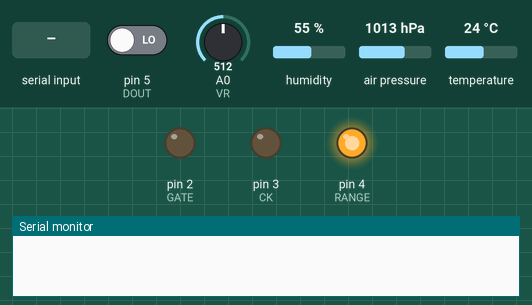
A sketch run on a simulated Arduino Uno, built for the host (arithmetic inside an expression is 32-bit, double 64-bit). Parts: output pins drawn as LEDs (lit = HIGH), the last lines printed to the serial monitor. The test bench sets the inputs (shaded band); at power-on: pin 5 (DOUT) LOW, A0 (VR) = 512, humidity 55 %, air pressure 1013 hPa, temperature 24 °C.

Above: at 1.3 s.
1.4 s: "s\n" received over Serial
At 4.3 s:
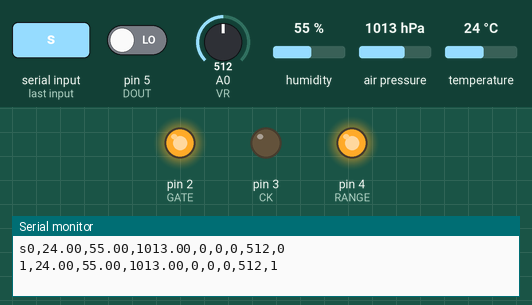
4.4 s: "t\n" received over Serial
Timing chart, 0 to 7.4 s (numbered marks = the images above; inputs shaded):
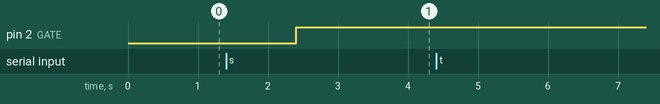

Measured:
- after the input at 1.4 s, pin 2 (GATE): LOW → HIGH after 1.0 s

The sketch:

SignalTraceNodeTHBC.ino
```cpp
// (licence header left out)
//================================================================================================//
// Include Files                                                                                  //
//================================================================================================//
#include <SPI.h>
#include <TimerOne.h>
#include "SparkFunBME280.h"

//================================================================================================//
// Global Variables                                                                               //
//================================================================================================//
// S9706センサ用
#define GATE  2               // 2番ピンをGate接続端子に設定
#define CK    3               // 3番ピンをCK接続端子に設定
#define RANGE 4               // 4番ピンをRange接続端子に設定
#define DOUT  5               // 5番ピンをDout接続端子に設定
#define VR    0               // 0番ピンを可変抵抗をつないだチャンネルに設定
int red,green,blue;           // RGB三色の変数を用意

// BME280センサ用
const int SPI_CS_PIN = 10;    // 10番ピンをチップセレクトに設定
BME280 sensor;                // "SparkFunBME280.h"に記載されたオブジェクト

// 周期データ取得用
int n = 0;                    // サンプルカウンタ変数
int start_bit = 0;            // サンプリング開始ビット
long sampling_time = 999999;  // サンプリング時間[us]

//================================================================================================//
// Setups                                                                                         //
//================================================================================================//
void setup(){
    // I/Oの初期化
    pinMode(GATE,OUTPUT);       // GATE接続端子は出力
    digitalWrite(GATE, LOW);    // GATE接続端子の初期値はLOW(光量積算をOFF)
    pinMode(CK,OUTPUT);         // CK接続端子は出力
    digitalWrite(CK, LOW);      // CK接続端子の初期値はLOW(クロックなしの時はLOW)
    pinMode(RANGE,OUTPUT);      // RANGE接続端子は出力
    digitalWrite(RANGE, HIGH);  // RANGNE接続端子はHIGH(高感度に設定)
    pinMode(DOUT,INPUT);        // DOUT接続端子は入力

    // BME280センサオブジェクトをSPI仕様にて初期化
    sensor.beginSPI(SPI_CS_PIN);

    // UARTの初期化
    Serial.begin(115200);       // ボーレートを115.2kbpsに設定

    // Timer1割込の設定
    Timer1.initialize(sampling_time); // サンプリングタイムを設定して初期化
    Timer1.attachInterrupt(flash);    // 割り込み関数を登録

    delay(100) ;                      // 0.1sec経過後開始
}

//================================================================================================//
// Timer Interrupt Funtion                                                                        //
//================================================================================================//
void flash() {
    int i, val;

    interrupts();                             // 次回の割り込みを許可(これがないと次のタイマ割り込み周期がずれる)

    if(start_bit == 1){
        Serial.print(n);                      // サンプルナンバーを送信

        // BME280センサデータを取得・送信
        Serial.print(",");
        Serial.print(sensor.readTempC(), 2);  // 気温データを取得・送信
        Serial.print(",");
        Serial.print(sensor.readFloatHumidity(), 2);        // 湿度データを取得・送信
        Serial.print(",");
        Serial.print(sensor.readFloatPressure()/100.0, 2);  // 気圧データを取得・送信

        // S9706センサデータを取得・送信
        val = analogRead(VR);                 // 測光時間用の可変抵抗器の読み込み
        digitalWrite(GATE, HIGH);             // 測光開始（光量の積算を開始）
        delay(val + 1);                       // 測光時間（valを代入し可変的に設定）
        digitalWrite(GATE, LOW);              // 測光終了（光量の積算を終了）
        delayMicroseconds(4);                 // 4マイクロ秒待機
        red=shiftIn();                        // 赤色情報を取得
        green=shiftIn();                      // 緑色情報を取得
        blue=shiftIn();                       // 青色情報を取得
        digitalWrite(GATE,HIGH);              // Gate端子をHighに戻す

        Serial.print(",");
        Serial.print(red, DEC);               // 赤色情報を送信
        Serial.print(",");
        Serial.print(green, DEC);             // 緑色情報を送信
        Serial.print(",");
        Serial.print(blue, DEC);              // 青色情報を送信
        Serial.print(",");
        Serial.print(val, DEC);               // 測光時間[us]を送信

        // 付加情報送信
        Serial.print(",");
        Serial.print(n);                      // サンプルナンバーを送信
        Serial.print("\n");                   // 改行コードを送信

        // サンプルカウンタの更新
        n++;
        if(n == 1000) n = 0;
    }
}

//================================================================================================//
// Main Loop                                                                                      //
//================================================================================================//
void loop(){
    char a;

    if(Serial.available()){
        a = char(Serial.read());

        // 条件分岐①：サンプリング開始
        if(a == 's'){
            n = 0;                              // サンプルカウンタをリセット
            start_bit = 1;                      // 割り込み時の処理あり
            Serial.print('s');                  // エコーバック
            Timer1.start();                     // Timer1開始
        }

        // 条件分岐②：サンプリング停止
        else if(a == 't'){
            start_bit = 0;                      // 割り込み時の処理なし
            Timer1.stop();                      // Timer1停止
            Serial.print('t');                  // エコーバック
        }

        // 条件分岐③：サンプリングタイム変更(10ms)
        else if(a == 'd'){
            start_bit = 0;                      // 割り込み時の処理なし
            sampling_time = 9999;               // サンプリングタイム10ms
            Timer1.stop();                      // 条件変更のためTimer1割込一時停止
            Timer1.setPeriod(sampling_time);    // Timer1割込の設定
            Serial.print('d');                  // エコーバック
        }

        // 条件分岐④：サンプリングタイム変更(100ms)
        else if(a == 'h'){
            start_bit = 0;                      // 割り込み時の処理なし
            sampling_time = 99999;              // サンプリングタイム100ms
            Timer1.stop();                      // 条件変更のためTimer1割込一時停止
            Timer1.setPeriod(sampling_time);    // Timer1割込の設定
            Serial.print('h');                  // エコーバック
        }

        // 条件分岐⑤：サンプリングタイム変更(1,000ms)
        else if(a == 'k'){
            start_bit = 0;                      // 割り込み時の処理なし
            sampling_time = 999999;             // サンプリングタイム1000ms
            Timer1.stop();                      // 条件変更のためTimer1割込一時停止
            Timer1.setPeriod(sampling_time);    // Timer1割込の設定
            Serial.print('k');                  // エコーバック
        }

        // 条件分岐⑥：サンプリングタイム変更(10,000ms)
        else if(a == 'j'){
            start_bit = 0;                      // 割り込み時の処理なし
            sampling_time = 9999999;            // サンプリングタイム10,000ms
            Timer1.stop();                      // 条件変更のためTimer1割込一時停止
            Timer1.setPeriod(sampling_time);    // Timer1割込の設定
            Serial.print('j');                  // エコーバック
        }
    }
}

//================================================================================================//
// ReadS9706()    12ビット分のパルス送信と読み込み処理                                                 //
// 引数　：　なし
// 戻値　：　
//================================================================================================//
int shiftIn(){
    int result=0;                 //検出結果用の変数を用意（0：初期化）

    //12ビット分の繰り返し処理
    for(int i = 0; i < 12; i++){
        digitalWrite(CK, HIGH);    //1ビット分のクロックパルス出力（HIGH）
        delayMicroseconds(1);     //1マイクロ秒待機

        // Dout端子からの出力がHighの場合は数値に反映
        if(digitalRead(DOUT) == HIGH){
          result += (1 << i);     //12ビットのi桁目に1を代入（i桁分だけ左にシフト）
        }

        digitalWrite(CK, LOW);     //1ビット分のクロックパルス出力（LOW）
        delayMicroseconds(1);     //1マイクロ秒待機
    }

    delayMicroseconds(3);//3マイクロ秒待機
    return result;//結果を出力
}
```
